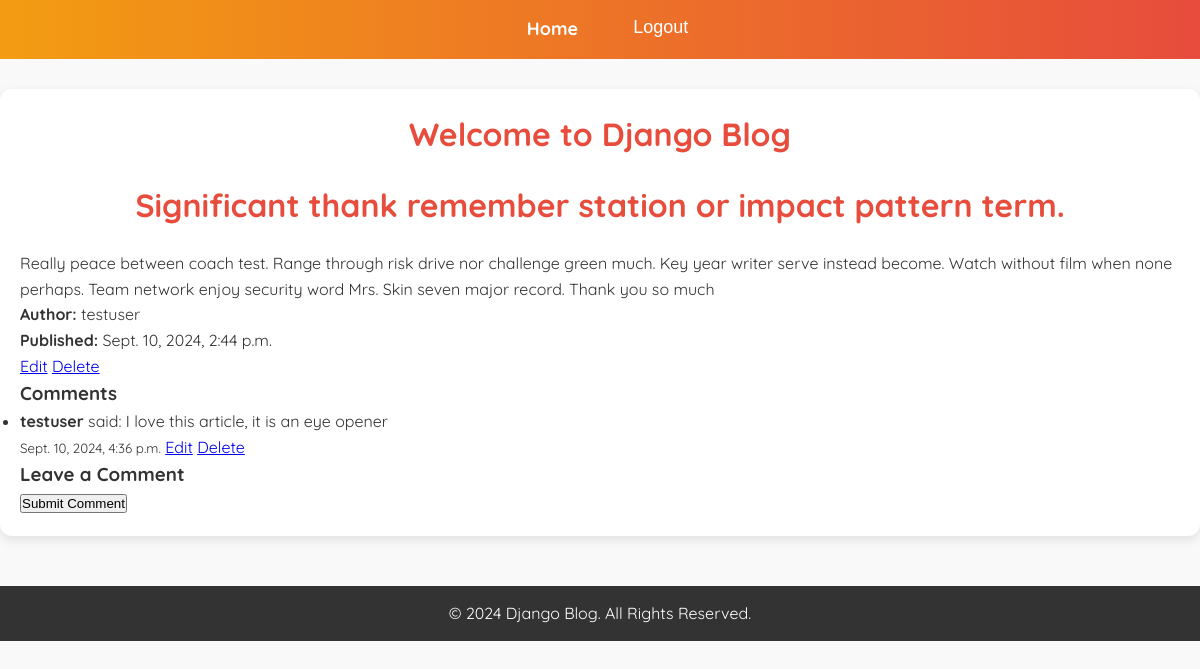
The app's page /post/1/ (signed in) with its own data.
### blog/models.py (models this page shows, shortened)
class Post(models.Model):
    title = models.CharField(max_length=100)
    content = models.TextField()
    published_date = models.DateTimeField(auto_now_add=True)
    author = models.ForeignKey(User, on_delete=models.CASCADE)

class Comment(models.Model):
    post = models.ForeignKey(Post, related_name='comments', on_delete=models.CASCADE)
    author = models.ForeignKey(User, on_delete=models.CASCADE)
    content = models.TextField()
    created_at = models.DateTimeField(auto_now_add=True)
    updated_at = models.DateTimeField(auto_now=True)

### blog/views.py (the view)
# urls.py: path('post/<int:pk>/', PostDetailView.as_view(), name='post-detail'),
class PostDetailView(LoginRequiredMixin, DetailView):
    model = Post
    template_name = 'blog/post_detail.html'

### blog/templates/blog/post_detail.html (shortened to what this page needs)
{% extends 'blog/base.html' %}
{% block content %}
    <h2>{{ object.title }}</h2>
    <p>{{ object.content }}</p>
    <p><strong>Author:</strong> {{ object.author }}</p>
    <p><strong>Published:</strong> {{ object.published_date }}</p>
    {% if user == object.author %}
        <a href="{% url 'post-update' object.id %}">Edit</a>
        <a href="{% url 'post-delete' object.id %}">Delete</a>
    {% endif %}
    <h3>Comments</h3>
    <ul>
        {% for comment in object.comments.all %}
            <li>
                <strong>{{ comment.author }}</strong> said: {{ comment.content }}
                <br><small>{{ comment.created_at }}</small>
                {% if comment.author == user %}
                    <a href="{% url 'edit-comment' comment.id %}">Edit</a>
                    <a href="{% url 'delete-comment' comment.id %}">Delete</a>
                {% endif %}
            </li>
        {% empty %}
            <li>No comments yet. Be the first to comment!</li>
        {% endfor %}
    </ul>
    <h3>Leave a Comment</h3>
    {% if user.is_authenticated %}
        <form method="post" action="{% url 'add-comment' object.id %}">
            <button type="submit">Submit Comment</button>
        </form>
    {% else %}
        <p><a href="{% url 'login' %}">Log in</a> to leave a comment.</p>
    {% endif %}
{% endblock %}

### blog/static/css/styles.css (style rules this page uses)
* { margin: 0; padding: 0; box-sizing: border-box; }
body { font-family: Arial, sans-serif; background-color: #f9f9f9; color: #333; }

### blog/templates/blog/base.html (style rules this page uses)
* { margin: 0; padding: 0; box-sizing: border-box; }
body { font-family: 'Quicksand', sans-serif; background-color: #f9f9f9; color: #333; line-height: 1.6; }
.content h2 { text-align: center; margin-bottom: 20px; color: #e74c3c; font-size: 32px; font-weight: 700; }

### records on screen
Post: title "Significant thank remember station or impact pattern term.", content "Really peace between coach test. Range through risk drive nor challenge green much. Key year writer serve instead become. Watch without film when none perhaps. Team network enjoy security word Mrs. Skin seven major record. Thank you so much", author "testuser", published_date "Sept. 10, 2024, 2:44 p.m."
Comment: author "testuser", content "I love this article, it is an eye opener", created_at "Sept. 10, 2024, 4:36 p.m.", shows "Edit"
